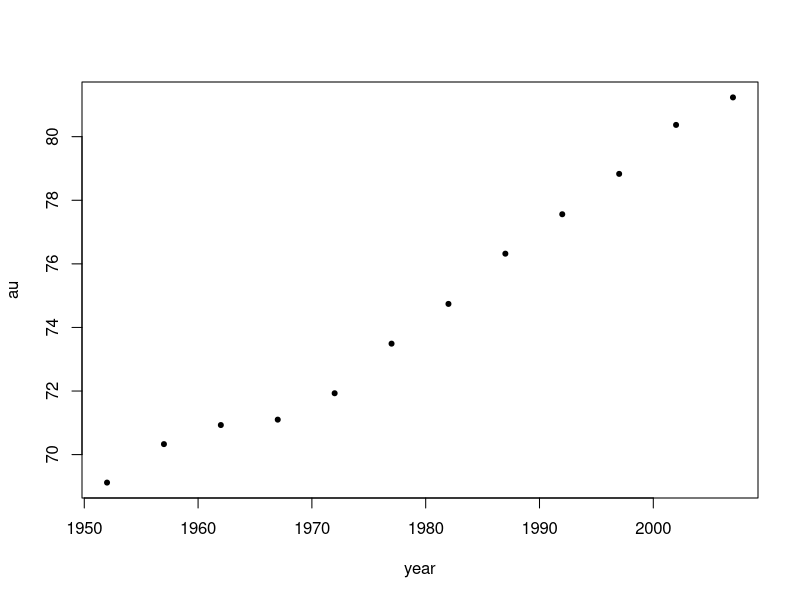
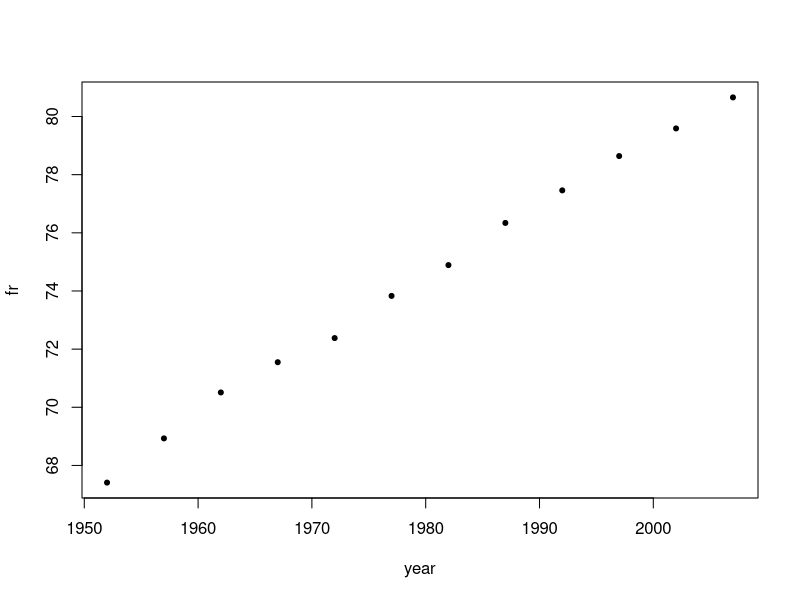
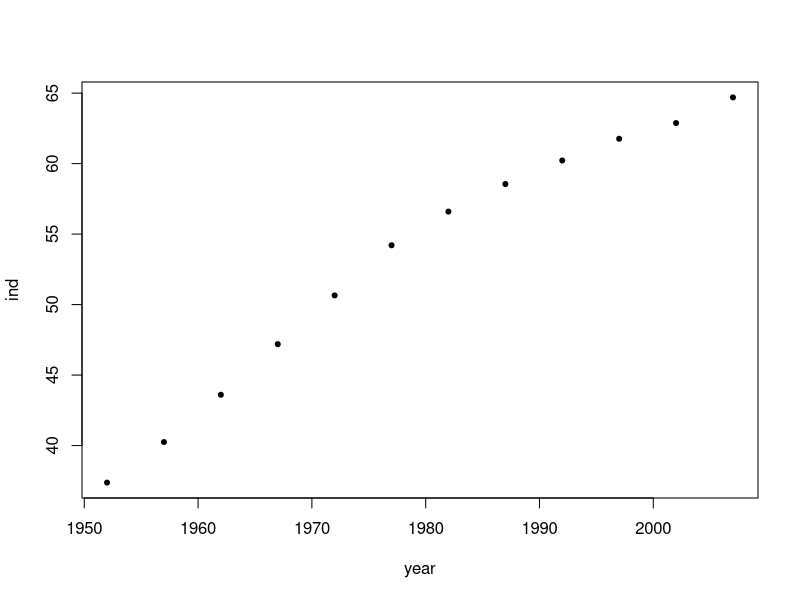
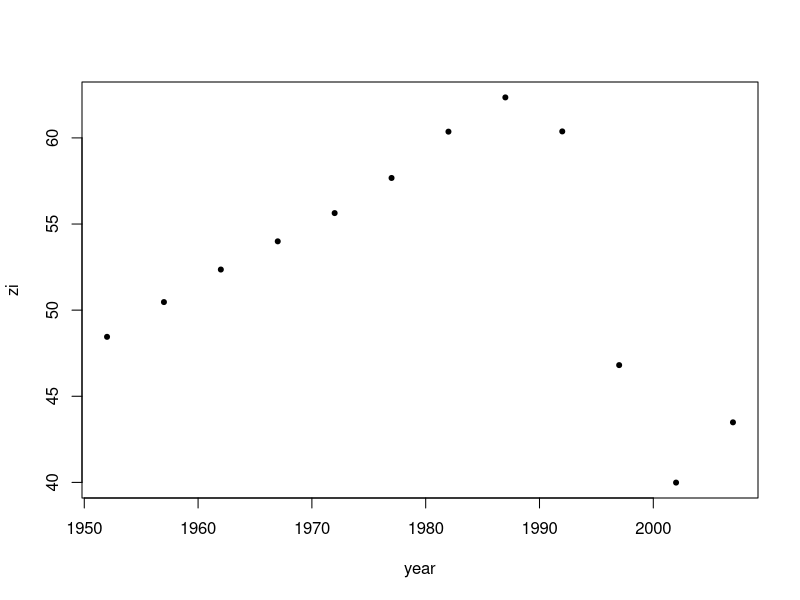

The R script that drew these images, in order:
year <- seq(1952, 2007, by = 5)
year

au <- c(69.120, 70.330, 70.930, 71.100, 71.930, 73.490, 74.740, 76.320, 77.560, 78.830, 80.370, 81.235)
plot(year, au, pch=20)
au[[12]] - au[[1]]
max(au)

#au[-1] - au[-12]
# au[-1] leaves out first element
# au[-12] leaves out last element

diff(au)
mean(diff(au))

fr <- c(67.410, 68.930, 70.510, 71.550, 72.380, 73.830, 74.890, 76.340, 77.460, 78.640, 79.590, 80.657)
plot(year, fr, pch=20)
mean(diff(fr))
fr[[12]] - fr[[1]]
max(fr)

ind <- c(37.373, 40.249, 43.605, 47.193, 50.651, 54.208, 56.596, 58.553, 60.223, 61.765, 62.879, 64.698)
plot(year, ind, pch=20)
mean(diff(ind))
ind[[12]] - ind[[1]]
max(ind)

zi <- c(48.451, 50.469, 52.358, 53.995, 55.635, 57.674, 60.363, 62.351, 60.377, 46.809, 39.989, 43.487)
plot(year, zi, pch=20)
mean(diff(zi))
zi[[12]] - zi[[1]]
max(zi)

countries <- c()
for (i in 1:12) {
  values <- c(au[[i]], fr[[i]], ind[[i]], zi[[i]])
  max_value <- max(values)
  
  if (au[[i]] == max_value)
    countries <- c(countries, "au")
  if (fr[[i]] == max_value)
    countries <- c(countries, "fr")
  if (ind[[i]] == max_value)
    countries <- c(countries, "ind")
  if (zi[[i]] == max_value)
    countries <- c(countries, "zi")
}
countries
